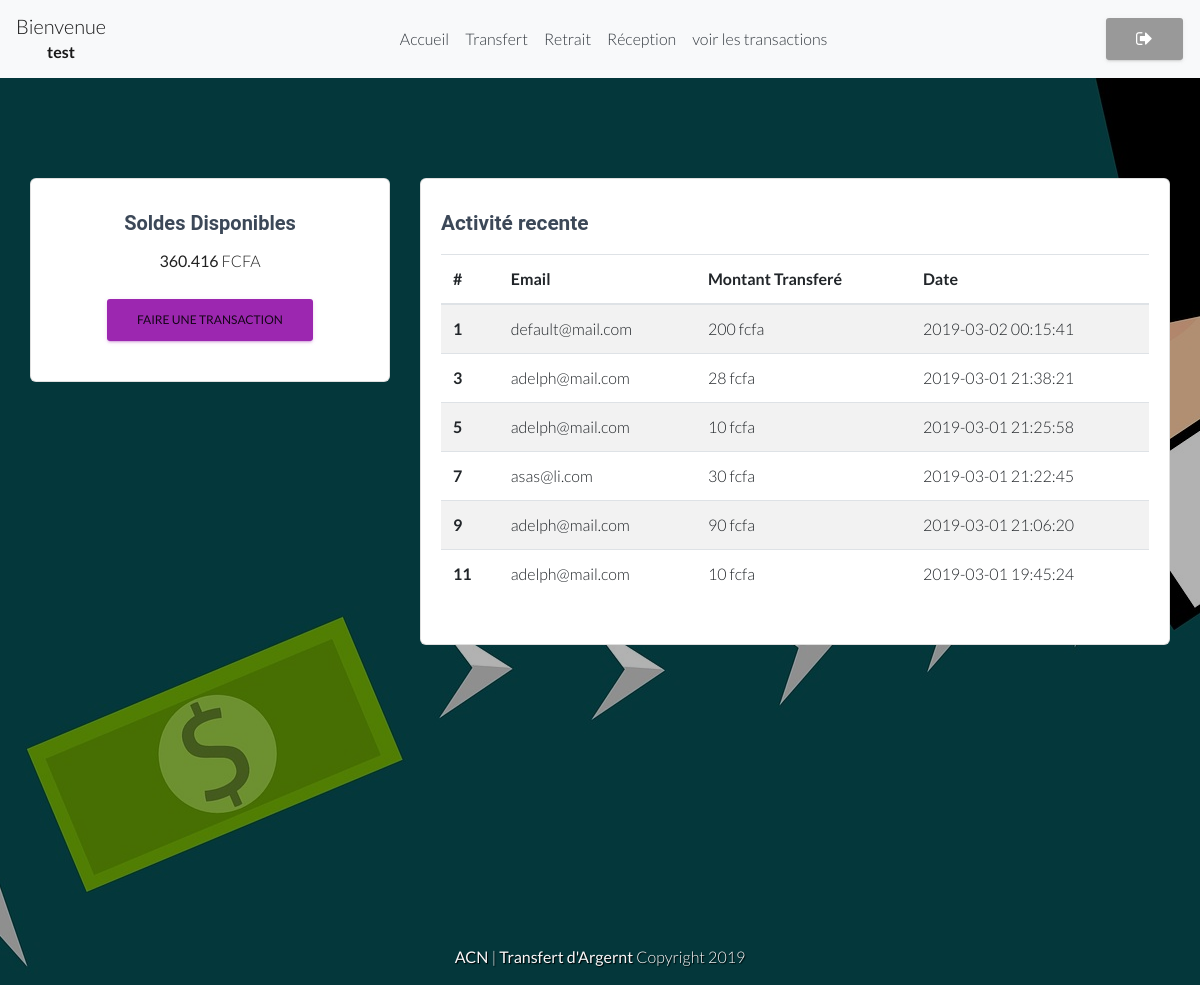
The app's page /member/index.php (signed in) with its own data.
### tables this page shows
CREATE TABLE `transactions` (
  `id` int(11) NOT NULL,
  `user` int(11) NOT NULL,
  `email` varchar(255) NOT NULL,
  `montant` float NOT NULL,
  `datetr` datetime NOT NULL
);

### member/index.php (the view, shortened to what this page needs)
<?php
if ($_SESSION['username']) {
?>
<!DOCTYPE html>
<html>
<head>
	<link href="https://stackpath.bootstrapcdn.com/bootstrap/4.3.1/css/bootstrap.min.css" rel="stylesheet">
	<link rel="stylesheet" href="https://maxcdn.bootstrapcdn.com/font-awesome/latest/css/font-awesome.min.css" />
    <link rel="stylesheet" type="text/css" href="../css/material-bootstrap-wizard.css">
	<link rel="stylesheet" type="text/css" href="../css/style.css">
</head>
<body>
	<header>
		<nav class="navbar navbar-expand-lg navbar-light bg-light">
		  <a class="navbar-brand text-center" href="#">
		    Bienvenue <br>
		    <small><b><?php echo $_SESSION['username']; ?></b></small>
		  </a>
		  <div class="collapse navbar-collapse" id="navbarNav">
		    <ul class="navbar-nav ml-auto">
		    	<li class="nav-link">
	  				<a class="text-dark active" href="#">Accueil</a>
	  			</li>
	  			<li class="nav-link">
	  				<a class="text-dark" href="transfert.php">Transfert</a>
	  			</li>
	  			<li class="nav-link">
	  				<a class="text-dark" href="retrait.php">Retrait</a>
	  			</li>
	  			<li class="nav-link">
	  				<a class="text-dark" href="message.php">Réception</a>
	  			</li>
	  			<li class="nav-link">
	  				<a class="text-dark" href="transaction.php">voir les transactions</a>
	  			</li>
		    </ul>
		    <div class="ml-auto">
	  			<a class="btn btn-outline-dark" href="logout.php"><span class="fa fa-sign-out"></span></a>
		    </div>
		  </div>
		</nav>
	</header>
	<div class="image-container set-full-height" style="background: url(../img/transfer.jpg) top center; height: auto; overflow: hidden;">
		<div class="container-fluid">
			<div class="row card_member">
			  <div class="col-sm-4">
			    <div class="card">
			      <div class="card-body text-center">
			        <h5 class="card-title">Soldes Disponibles</h5>
			        <p class="card-text"><b><?php echo $_SESSION['montant']; ?></b> FCFA</p>
			        <a type="button" class="btn btn-primary" data-toggle="modal" data-target="#exampleModal">Faire une transaction</a>
			      </div>
			    </div>
			  </div>
			  <div class="col-sm-8">
			    <div class="card">
			      <div class="card-body">
			        <h4 class="card-title">Activité recente</h4>
			        <p class="card-text">
			        	<table class="table table-striped">
						  <thead>
						    <tr>
						      <th scope="col">#</th>
						      <th scope="col">Email</th>
						      <th scope="col">Montant Transferé</th>
						      <th class="cacher" scope="col">Date</th>
						    </tr>
						  </thead>
						  <?php
						  		$db 			= Database::connect();
						  		$req 			= $db->query("SELECT * FROM users WHERE username = \"".$_SESSION['username']."\"");
						  		$re_id			= $req->fetch(PDO::FETCH_ASSOC);
						  		$user_id		= $re_id['id'];
						  		$res 			= $db->query("SELECT * FROM transactions WHERE user = ".$user_id." ORDER BY datetr DESC");
						  		$resultats		= $res->fetchAll(PDO::FETCH_ASSOC);
						  	echo "<tbody>";
						  	for ($i=0; $i < sizeof($resultats) ; $i++) {
						  		$j = $i + 1;
						  		echo 	'
										    <tr>
										      <th scope="row">'.$j.'</th>
										      <td>'.$resultats[$i]["email"].'</td>
										      <td>'.$resultats[$i]["montant"].' fcfa</td>
										      <td class="cacher">'.$resultats[$i]["datetr"].'</td>
										    </tr>
						  				';
						  			$i++;
						  	}
						  	echo "</tbody>";
						   ?>
						</table>
			        </p>
			      </div>
			    </div>
			  </div>
			</div>
		</div>
		<footer class="text-center text-light">
			<p>
				<b>ACN</b> | <b>Transfert d'Argernt</b> Copyright 2019
			</p>
		</footer>
	</div>
</body>
</html>
<?php
}else{
	header("location:../404/index.php");
}
 ?>

### css/style.css (style rules this page uses)
* { box-sizing: border-box; }
body { width: 100%; font-family: 'Lato', sans-serif; }
footer { text-shadow: 1px 1px 1px black; position: relative; bottom: O; }
.image-container .card_member { width: 100%; height: auto; margin: 100px 0 300px 0; }

### records on screen
transactions: j "1", email "default@mail.com", montant "200", datetr "2019-03-02 00:15:41"
transactions: j "3", email "adelph@mail.com", montant "28", datetr "2019-03-01 21:38:21"
transactions: j "5", email "adelph@mail.com", montant "10", datetr "2019-03-01 21:25:58"
transactions: j "7", email "asas@li.com", montant "30", datetr "2019-03-01 21:22:45"
transactions: j "9", email "adelph@mail.com", montant "90", datetr "2019-03-01 21:06:20"
transactions: j "11", email "adelph@mail.com", montant "10", datetr "2019-03-01 19:45:24"

### other values on screen
$_SESSION['username'] "test"
$_SESSION['montant'] "360.416"
